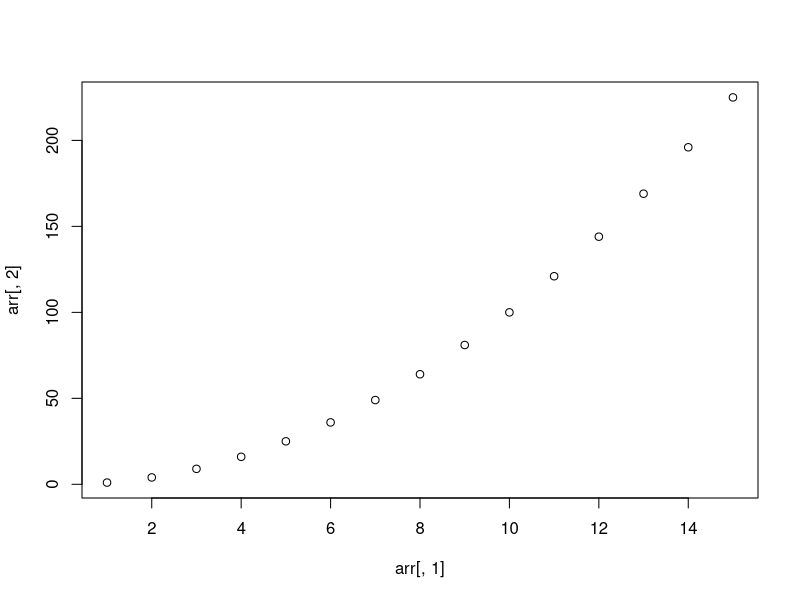
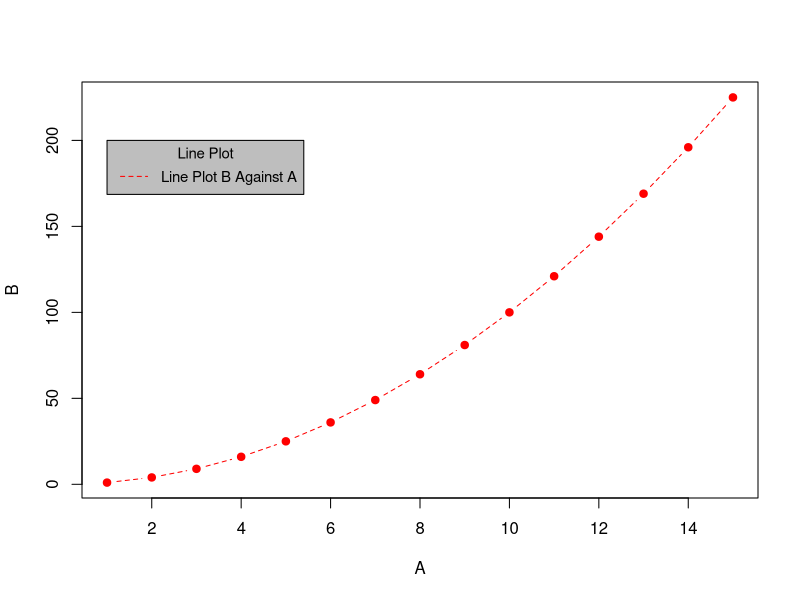
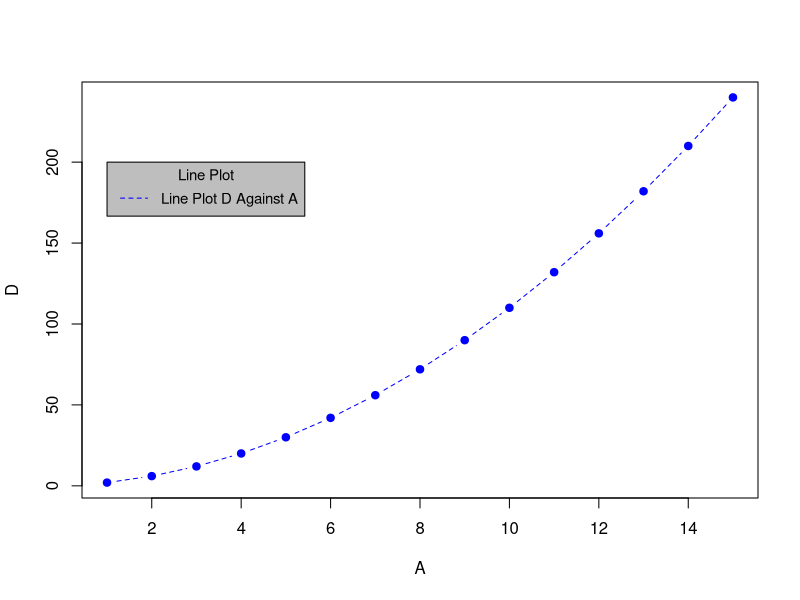

The R source for these figures, in order:
#Read File "testfile.csv" 
setwd('/home/aryan/Documents/R')
df = read.csv("testfile.csv") 

#Creating the list 
lst1 = list() 
for(i in 1:ncol(df)) {     
  lst1[[i]] <- df[ , i]   
}
arr = array(unlist(lst1), dim = c(15,3))
print(arr)
plot(arr[,1],arr[,2])

#Create a LinePlot B Against A 

A = arr[,1] 
B = arr[,2] 
plot(A, B, type = 'b', lty = 2, pch = 19, col = "red", xlab = 'A', ylab = 'B') 

#Adding legend to our plot 

legend(1, 200,legend = c("Line Plot B Against A"), col = c("red"), lty = 2, cex = 0.9, title = "Line Plot", text.font = 6, bg = 'gray') 




#4) Compute D = (col B + col C)/(col A) 

#Compute D 
C = arr[,3] 
D = (B + C) / A 



#5) Provide linePlot D against A 

#LinePlot D Against A 

plot(A, D, type = 'b', lty = 2, pch = 19, col = "blue", xlab = 'A', ylab = 'D') 

#Adding legend to our plot 

legend(1, 200,legend = c("Line Plot D Against A"), col = c("blue"), lty = 2, cex = 0.9, title = "Line Plot", text.font = 6, bg = 'gray') 



#Part  2--- Write newly added column to a csv file (should contact column A, B, C, D) 

#Write newly added column to a csv file 

write.table(A, file = "output.csv", sep = ",",append = TRUE, quote = FALSE, col.names = FALSE, row.names = FALSE) 

write.table(B, file = "output.csv", sep = ",",append = TRUE, quote = FALSE, col.names = FALSE, row.names = FALSE) 

write.table(C, file = "output.csv", sep = ",",append = TRUE, quote = FALSE, col.names = FALSE, row.names = FALSE) 

write.table(D, file = "output.csv", sep = ",",append = TRUE, quote = FALSE, col.names = FALSE, row.names = FALSE) 